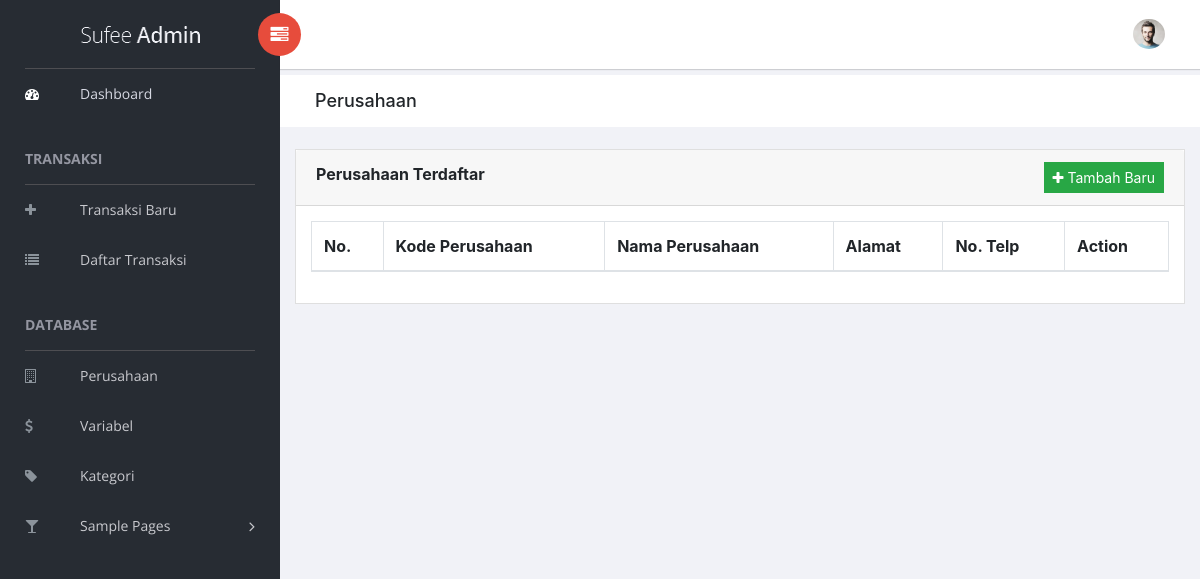
/perusahaan.php, run on an earlier commit of the app's database.
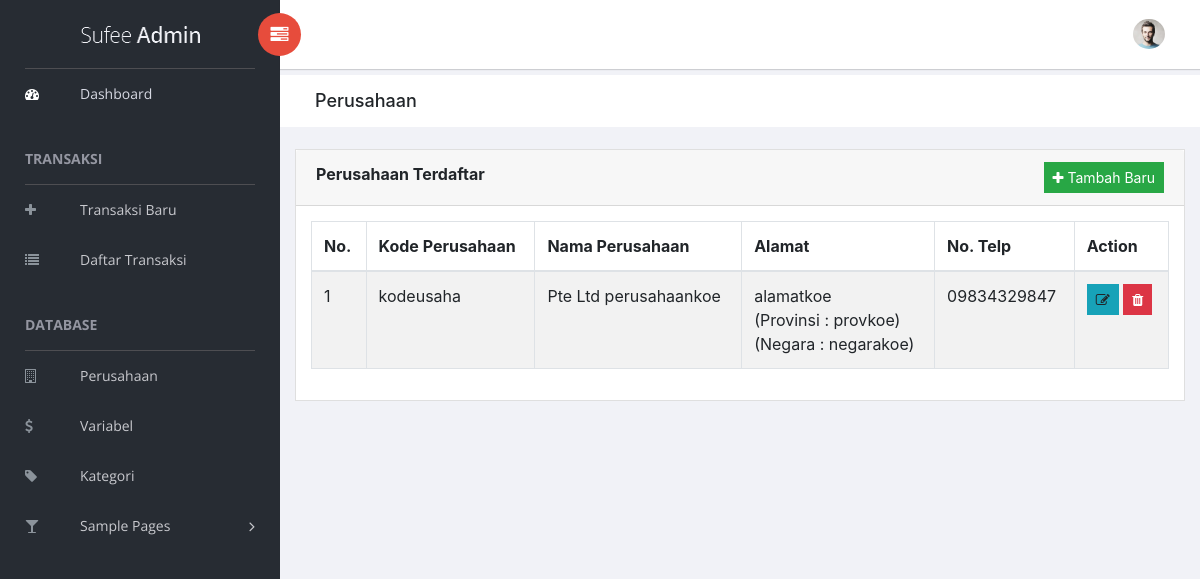
And on a later commit of the database.
### tables this page shows
CREATE TABLE `perusahaan` (
  `id_perusahaan` int(11) NOT NULL,
  `kode_perusahaan` text NOT NULL,
  `kode_badan` text NOT NULL,
  `nama_perusahaan` text NOT NULL,
  `alamat` text NOT NULL,
  `provinsi` text NOT NULL,
  `negara` text NOT NULL,
  `no_telp` text NOT NULL
);

### perusahaan.php (the view, shortened to what this page needs)
<!doctype html>
<html class="no-js" lang="en">
<head>
    <?php include('partials/head.php'); ?>
    <link rel="stylesheet" href="vendors/datatables.net-bs4/css/dataTables.bootstrap4.min.css">
    <link rel="stylesheet" href="vendors/datatables.net-buttons-bs4/css/buttons.bootstrap4.min.css">
    <link rel="stylesheet" type="text/css" href="vendors/datatables-responsive/css/responsive.bootstrap4.css"/>
</head>
<body>
    <?php include('partials/sidebar.php'); ?>
    <div id="right-panel" class="right-panel">
        <?php include('partials/topbar.php'); ?>
        <div class="breadcrumbs">
            <div class="col-sm-4">
                <div class="page-header float-left">
                    <div class="page-title">
                        <h1>Perusahaan</h1>
                    </div>
                </div>
            </div>
        </div>
        <div class="content mt-3">
            <div class="row">
                <div class="col-md-12">
                    <div class="card">
                        <div class="card-header">
                            <strong>Perusahaan Terdaftar</strong>
                            <button class="btn btn-sm btn-success float-right" data-toggle="modal" data-target="#mediumModal">
                                <i class="fa fa-plus"></i> Tambah Baru
                            </button>
                        </div>
                        <div class="card-body">
                            <div class="table-responsive">
                                <table id="datatable" class="table table-striped table-bordered">
                                    <thead>
                                        <tr>
                                            <th>No.</th>
                                            <th>Kode Perusahaan</th>
                                            <th>Nama Perusahaan</th>
                                            <th>Alamat</th>
                                            <th>No. Telp</th>
                                            <th>Action</th>
                                        </tr>
                                    </thead>
                                    <tbody>
                                    <?php
                                        $load = mysqli_query($conn, "SELECT * FROM perusahaan ORDER BY id_perusahaan DESC");
                                        $nomor = 1;
                                        while ($row = mysqli_fetch_array($load)){
                                            echo '<tr>';
                                            echo '<td>'.$nomor.'</td>';
                                            echo '<td>'.$row['kode_perusahaan'].'</td>';
                                            echo '<td>'.$row['kode_badan'].' '.$row['nama_perusahaan'].'</td>';
                                            echo '<td>'.$row['alamat'].' <br>(Provinsi : '.$row['provinsi'].')<br>(Negara : '.$row['negara'].')</td>';
                                            echo '<td>'.$row['no_telp'].'</td>';
                                            echo '<td>
                                                <a class="btn btn-info btn-sm" data-toggle="modal" data-target="#editModal"
                                                data-id="'.$row['id_perusahaan'].'" data-kode="'.$row['kode_perusahaan'].'" data-badan="'.$row['kode_badan'].'" data-nama="'.$row['nama_perusahaan'].
                                                '" data-alamat="'.$row['alamat'].'" data-provinsi="'.$row['provinsi'].'" data-negara="'.$row['negara'].'" data-telp="'.$row['no_telp'].'"><i class="fa fa-edit"></i></a>
                                                <a class="btn btn-danger btn-sm" href=form/perusahaan_delete.php?id='.$row['id_perusahaan'].'><i class="fa fa-trash"></i></a>';
                                            echo '</td></tr>';
                                            $nomor++;
                                        }
                                    ?>
                                    </tbody>
                                </table>
                            </div>
                        </div>
                    </div>
                </div>
            </div>
        </div>
    </div>
</body>
</html>

What changed in the data, as far as the page shows it:
added perusahaan: kode_perusahaan "kodeusaha", kode_badan "Pte Ltd", nama_perusahaan "perusahaankoe", alamat "alamatkoe", provinsi "provkoe", negara "negarakoe", no_telp "09834329847"
